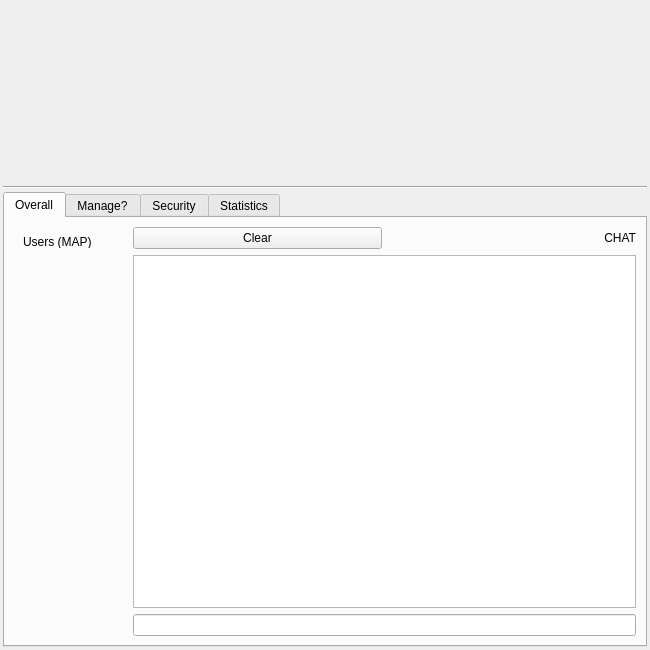
<?xml version="1.0" encoding="UTF-8"?>
<ui version="4.0">
 <class>BotWidget</class>
 <widget class="QWidget" name="BotWidget">
  <property name="geometry">
   <rect>
    <x>0</x>
    <y>0</y>
    <width>650</width>
    <height>650</height>
   </rect>
  </property>
  <property name="windowTitle">
   <string/>
  </property>
  <layout class="QGridLayout" name="gridLayout_2">
   <property name="leftMargin">
    <number>3</number>
   </property>
   <property name="topMargin">
    <number>3</number>
   </property>
   <property name="rightMargin">
    <number>3</number>
   </property>
   <property name="bottomMargin">
    <number>3</number>
   </property>
   <property name="horizontalSpacing">
    <number>0</number>
   </property>
   <property name="verticalSpacing">
    <number>3</number>
   </property>
   <item row="0" column="0" colspan="2">
    <widget class="HeaderWidget" name="W_HEADER" native="true">
     <property name="sizePolicy">
      <sizepolicy hsizetype="Preferred" vsizetype="Preferred">
       <horstretch>0</horstretch>
       <verstretch>0</verstretch>
      </sizepolicy>
     </property>
     <property name="minimumSize">
      <size>
       <width>0</width>
       <height>180</height>
      </size>
     </property>
     <property name="maximumSize">
      <size>
       <width>16777215</width>
       <height>180</height>
      </size>
     </property>
     <property name="layoutDirection">
      <enum>Qt::LeftToRight</enum>
     </property>
    </widget>
   </item>
   <item row="1" column="0" colspan="2">
    <widget class="Line" name="line">
     <property name="orientation">
      <enum>Qt::Horizontal</enum>
     </property>
    </widget>
   </item>
   <item row="2" column="0" colspan="2">
    <widget class="QTabWidget" name="tabWidget">
     <property name="minimumSize">
      <size>
       <width>600</width>
       <height>400</height>
      </size>
     </property>
     <property name="maximumSize">
      <size>
       <width>132456</width>
       <height>123123</height>
      </size>
     </property>
     <property name="currentIndex">
      <number>0</number>
     </property>
     <widget class="QWidget" name="tab">
      <attribute name="title">
       <string>Overall</string>
      </attribute>
      <layout class="QGridLayout" name="gridLayout_5">
       <item row="2" column="1">
        <widget class="MapWidget" name="W_MAP" native="true"/>
       </item>
       <item row="4" column="1">
        <spacer name="verticalSpacer">
         <property name="orientation">
          <enum>Qt::Vertical</enum>
         </property>
         <property name="sizeHint" stdset="0">
          <size>
           <width>20</width>
           <height>40</height>
          </size>
         </property>
        </spacer>
       </item>
       <item row="0" column="1">
        <widget class="QLabel" name="L_MAP_NAME">
         <property name="text">
          <string/>
         </property>
         <property name="alignment">
          <set>Qt::AlignCenter</set>
         </property>
        </widget>
       </item>
       <item row="0" column="0" rowspan="5">
        <layout class="QVBoxLayout" name="verticalLayout_4">
         <property name="leftMargin">
          <number>0</number>
         </property>
         <property name="bottomMargin">
          <number>0</number>
         </property>
         <item>
          <widget class="QWidget" name="widget" native="true">
           <layout class="QGridLayout" name="gridLayout_27">
            <item row="1" column="0">
             <widget class="UsersWidget" name="W_USERS" native="true"/>
            </item>
            <item row="0" column="0">
             <widget class="QLabel" name="label">
              <property name="maximumSize">
               <size>
                <width>16777215</width>
                <height>12</height>
               </size>
              </property>
              <property name="text">
               <string>Users (MAP)</string>
              </property>
             </widget>
            </item>
           </layout>
          </widget>
         </item>
        </layout>
       </item>
       <item row="0" column="2" rowspan="5">
        <layout class="QVBoxLayout" name="verticalLayout_3">
         <item>
          <layout class="QHBoxLayout" name="horizontalLayout">
           <item>
            <widget class="QPushButton" name="PB_CLEAR">
             <property name="text">
              <string>Clear</string>
             </property>
            </widget>
           </item>
           <item>
            <widget class="QLabel" name="label_11">
             <property name="maximumSize">
              <size>
               <width>16777215</width>
               <height>15</height>
              </size>
             </property>
             <property name="text">
              <string>CHAT</string>
             </property>
             <property name="alignment">
              <set>Qt::AlignBottom|Qt::AlignRight|Qt::AlignTrailing</set>
             </property>
            </widget>
           </item>
          </layout>
         </item>
         <item>
          <widget class="QTextBrowser" name="TB_CHAT">
           <property name="minimumSize">
            <size>
             <width>120</width>
             <height>20</height>
            </size>
           </property>
           <property name="font">
            <font>
             <family>Arial Narrow</family>
            </font>
           </property>
           <property name="styleSheet">
            <string notr="true"/>
           </property>
          </widget>
         </item>
         <item>
          <widget class="QLineEdit" name="LE_CHAT">
           <property name="minimumSize">
            <size>
             <width>120</width>
             <height>20</height>
            </size>
           </property>
          </widget>
         </item>
        </layout>
       </item>
      </layout>
     </widget>
     <widget class="QWidget" name="tab_10">
      <attribute name="title">
       <string>Manage?</string>
      </attribute>
      <layout class="QGridLayout" name="gridLayout_16">
       <item row="0" column="0">
        <widget class="QTabWidget" name="tabWidget_3">
         <property name="currentIndex">
          <number>0</number>
         </property>
         <widget class="QWidget" name="tab_11">
          <attribute name="title">
           <string>Pathing</string>
          </attribute>
          <layout class="QGridLayout" name="gridLayout">
           <item row="0" column="0">
            <widget class="PathingWidget" name="W_PATHING" native="true"/>
           </item>
          </layout>
         </widget>
         <widget class="QWidget" name="tab_13">
          <attribute name="title">
           <string>Skills</string>
          </attribute>
          <layout class="QGridLayout" name="gridLayout_21">
           <item row="0" column="0">
            <widget class="SkillsWidget" name="W_SKILLS" native="true"/>
           </item>
          </layout>
         </widget>
         <widget class="QWidget" name="tab_12">
          <attribute name="title">
           <string>Items</string>
          </attribute>
          <layout class="QGridLayout" name="gridLayout_15">
           <item row="0" column="0">
            <widget class="ItemUseWidget" name="W_ITEMS" native="true"/>
           </item>
          </layout>
         </widget>
         <widget class="QWidget" name="tab_14">
          <attribute name="title">
           <string>Behaviour</string>
          </attribute>
          <layout class="QGridLayout" name="gridLayout_6">
           <item row="0" column="0">
            <widget class="BehaviourWidget" name="W_BEHAVIOUR" native="true"/>
           </item>
          </layout>
         </widget>
         <widget class="QWidget" name="tab_15">
          <attribute name="title">
           <string>Monsters</string>
          </attribute>
          <layout class="QGridLayout" name="gridLayout_12">
           <item row="0" column="0">
            <widget class="MonsterWidget" name="W_MONSTERS" native="true"/>
           </item>
          </layout>
         </widget>
         <widget class="QWidget" name="tab_16">
          <attribute name="title">
           <string>Drops</string>
          </attribute>
          <layout class="QGridLayout" name="gridLayout_13">
           <item row="0" column="0">
            <widget class="DropWidget" name="W_DROPS" native="true"/>
           </item>
          </layout>
         </widget>
         <widget class="QWidget" name="tab_9">
          <attribute name="title">
           <string>Inventory</string>
          </attribute>
          <layout class="QGridLayout" name="gridLayout_4">
           <item row="0" column="0">
            <widget class="InventoryWidget" name="W_INVENTORY" native="true"/>
           </item>
          </layout>
         </widget>
        </widget>
       </item>
      </layout>
     </widget>
     <widget class="QWidget" name="tab_5">
      <attribute name="title">
       <string>Security</string>
      </attribute>
      <layout class="QGridLayout" name="gridLayout_28">
       <item row="0" column="0">
        <widget class="SecurityWidget" name="W_SECURITY" native="true"/>
       </item>
      </layout>
     </widget>
     <widget class="QWidget" name="tab_2">
      <attribute name="title">
       <string>Statistics</string>
      </attribute>
      <layout class="QGridLayout" name="gridLayout_25">
       <item row="0" column="0">
        <widget class="QGroupBox" name="groupBox_12">
         <property name="title">
          <string>EXP earned</string>
         </property>
         <layout class="QGridLayout" name="gridLayout_24">
          <item row="1" column="1">
           <widget class="QLabel" name="L_EXPHERO_PRCT">
            <property name="text">
             <string>Value Heroic exp</string>
            </property>
           </widget>
          </item>
          <item row="2" column="1">
           <widget class="QLabel" name="L_EXPJOB_PRCT">
            <property name="text">
             <string>Value Job exp</string>
            </property>
           </widget>
          </item>
          <item row="2" column="0">
           <widget class="QLabel" name="label_41">
            <property name="text">
             <string>Job</string>
            </property>
           </widget>
          </item>
          <item row="0" column="1">
           <widget class="QLabel" name="L_EXP_PRCT">
            <property name="text">
             <string>Value Normal exp</string>
            </property>
           </widget>
          </item>
          <item row="1" column="0">
           <widget class="QLabel" name="label_38">
            <property name="text">
             <string>Heroic</string>
            </property>
           </widget>
          </item>
          <item row="0" column="0">
           <widget class="QLabel" name="label_36">
            <property name="text">
             <string>Normal</string>
            </property>
           </widget>
          </item>
         </layout>
        </widget>
       </item>
       <item row="0" column="1">
        <widget class="QGroupBox" name="groupBox_13">
         <property name="title">
          <string>Damage</string>
         </property>
         <layout class="QGridLayout" name="gridLayout_29">
          <item row="3" column="0">
           <widget class="QLabel" name="label_70">
            <property name="text">
             <string>Total</string>
            </property>
           </widget>
          </item>
          <item row="0" column="0">
           <widget class="QLabel" name="label_69">
            <property name="text">
             <string>Maximum</string>
            </property>
           </widget>
          </item>
          <item row="2" column="0">
           <widget class="QLabel" name="label_57">
            <property name="text">
             <string>Min</string>
            </property>
           </widget>
          </item>
          <item row="1" column="0">
           <widget class="QLabel" name="label_22">
            <property name="text">
             <string>Average</string>
            </property>
           </widget>
          </item>
          <item row="0" column="1">
           <widget class="QLabel" name="L_DMG_MAX">
            <property name="text">
             <string>MAX_D</string>
            </property>
           </widget>
          </item>
          <item row="1" column="1">
           <widget class="QLabel" name="L_DMG_AVG">
            <property name="text">
             <string>AVG_D</string>
            </property>
           </widget>
          </item>
          <item row="2" column="1">
           <widget class="QLabel" name="L_DMG_MIN">
            <property name="text">
             <string>MIN_D</string>
            </property>
           </widget>
          </item>
          <item row="3" column="1">
           <widget class="QLabel" name="L_DMG_SUM">
            <property name="text">
             <string>SUM_D</string>
            </property>
           </widget>
          </item>
         </layout>
        </widget>
       </item>
       <item row="1" column="0" colspan="2">
        <layout class="QGridLayout" name="gridLayout_23">
         <property name="leftMargin">
          <number>0</number>
         </property>
         <property name="topMargin">
          <number>0</number>
         </property>
         <property name="rightMargin">
          <number>0</number>
         </property>
         <property name="bottomMargin">
          <number>0</number>
         </property>
         <item row="3" column="0">
          <layout class="QHBoxLayout" name="horizontalLayout_15">
           <property name="bottomMargin">
            <number>20</number>
           </property>
           <item>
            <widget class="QLabel" name="L_HORLOGE_IMG">
             <property name="minimumSize">
              <size>
               <width>30</width>
               <height>30</height>
              </size>
             </property>
             <property name="maximumSize">
              <size>
               <width>30</width>
               <height>30</height>
              </size>
             </property>
             <property name="text">
              <string>HORLOGE</string>
             </property>
            </widget>
           </item>
           <item>
            <widget class="QLabel" name="L_TOTAL_TIME">
             <property name="minimumSize">
              <size>
               <width>50</width>
               <height>20</height>
              </size>
             </property>
             <property name="maximumSize">
              <size>
               <width>50</width>
               <height>20</height>
              </size>
             </property>
             <property name="text">
              <string>Time spent</string>
             </property>
            </widget>
           </item>
           <item>
            <spacer name="horizontalSpacer_6">
             <property name="orientation">
              <enum>Qt::Horizontal</enum>
             </property>
             <property name="sizeHint" stdset="0">
              <size>
               <width>40</width>
               <height>20</height>
              </size>
             </property>
            </spacer>
           </item>
           <item>
            <widget class="QLabel" name="label_66">
             <property name="text">
              <string>RANK </string>
             </property>
            </widget>
           </item>
           <item>
            <widget class="QLabel" name="L_RANK">
             <property name="text">
              <string>TextLabel</string>
             </property>
            </widget>
           </item>
          </layout>
         </item>
         <item row="2" column="0">
          <spacer name="verticalSpacer_9">
           <property name="orientation">
            <enum>Qt::Vertical</enum>
           </property>
           <property name="sizeHint" stdset="0">
            <size>
             <width>20</width>
             <height>40</height>
            </size>
           </property>
          </spacer>
         </item>
         <item row="1" column="0">
          <layout class="QGridLayout" name="gridLayout_26">
           <property name="bottomMargin">
            <number>0</number>
           </property>
           <item row="1" column="2">
            <widget class="QTableWidget" name="TW_STAT_USED"/>
           </item>
           <item row="1" column="1">
            <widget class="QTableWidget" name="TW_STAT_DROPS"/>
           </item>
           <item row="1" column="0">
            <widget class="QTableWidget" name="TW_STAT_MONSTERS"/>
           </item>
           <item row="0" column="0">
            <widget class="QLabel" name="label_61">
             <property name="text">
              <string>Monsters killed</string>
             </property>
             <property name="alignment">
              <set>Qt::AlignCenter</set>
             </property>
            </widget>
           </item>
           <item row="0" column="1">
            <widget class="QLabel" name="label_62">
             <property name="text">
              <string>Drops</string>
             </property>
             <property name="alignment">
              <set>Qt::AlignCenter</set>
             </property>
            </widget>
           </item>
           <item row="0" column="2">
            <widget class="QLabel" name="label_63">
             <property name="text">
              <string>Items used</string>
             </property>
             <property name="alignment">
              <set>Qt::AlignCenter</set>
             </property>
            </widget>
           </item>
          </layout>
         </item>
        </layout>
       </item>
      </layout>
     </widget>
    </widget>
   </item>
  </layout>
 </widget>
 <customwidgets>
  <customwidget>
   <class>HeaderWidget</class>
   <extends>QWidget</extends>
   <header>widgets/headerwidget.h</header>
   <container>1</container>
  </customwidget>
  <customwidget>
   <class>InventoryWidget</class>
   <extends>QWidget</extends>
   <header>widgets/inventorywidget.h</header>
   <container>1</container>
  </customwidget>
  <customwidget>
   <class>ItemUseWidget</class>
   <extends>QWidget</extends>
   <header>widgets/itemusewidget.h</header>
   <container>1</container>
  </customwidget>
  <customwidget>
   <class>SecurityWidget</class>
   <extends>QWidget</extends>
   <header>widgets/securitywidget.h</header>
   <container>1</container>
  </customwidget>
  <customwidget>
   <class>UsersWidget</class>
   <extends>QWidget</extends>
   <header>widgets/userswidget.h</header>
   <container>1</container>
  </customwidget>
  <customwidget>
   <class>MapWidget</class>
   <extends>QWidget</extends>
   <header>widgets/mapwidget.h</header>
   <container>1</container>
  </customwidget>
  <customwidget>
   <class>SkillsWidget</class>
   <extends>QWidget</extends>
   <header>widgets/skillswidget.h</header>
   <container>1</container>
  </customwidget>
  <customwidget>
   <class>BehaviourWidget</class>
   <extends>QWidget</extends>
   <header>widgets/behaviourwidget.h</header>
   <container>1</container>
  </customwidget>
  <customwidget>
   <class>MonsterWidget</class>
   <extends>QWidget</extends>
   <header>widgets/monsterwidget.h</header>
   <container>1</container>
  </customwidget>
  <customwidget>
   <class>DropWidget</class>
   <extends>QWidget</extends>
   <header>widgets/dropwidget.h</header>
   <container>1</container>
  </customwidget>
  <customwidget>
   <class>PathingWidget</class>
   <extends>QWidget</extends>
   <header>widgets/pathingwidget.h</header>
   <container>1</container>
  </customwidget>
 </customwidgets>
 <resources/>
 <connections/>
</ui>
